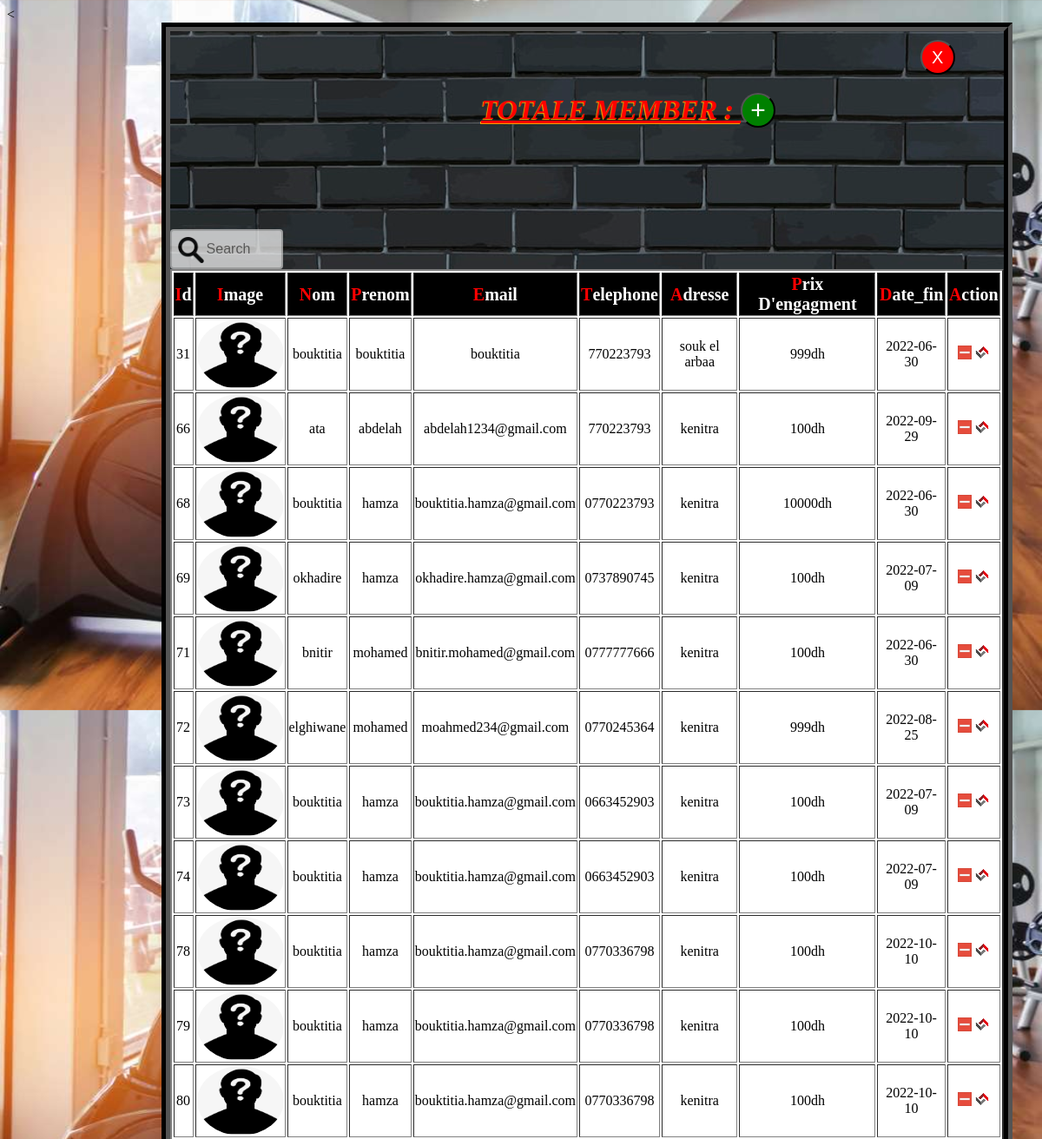
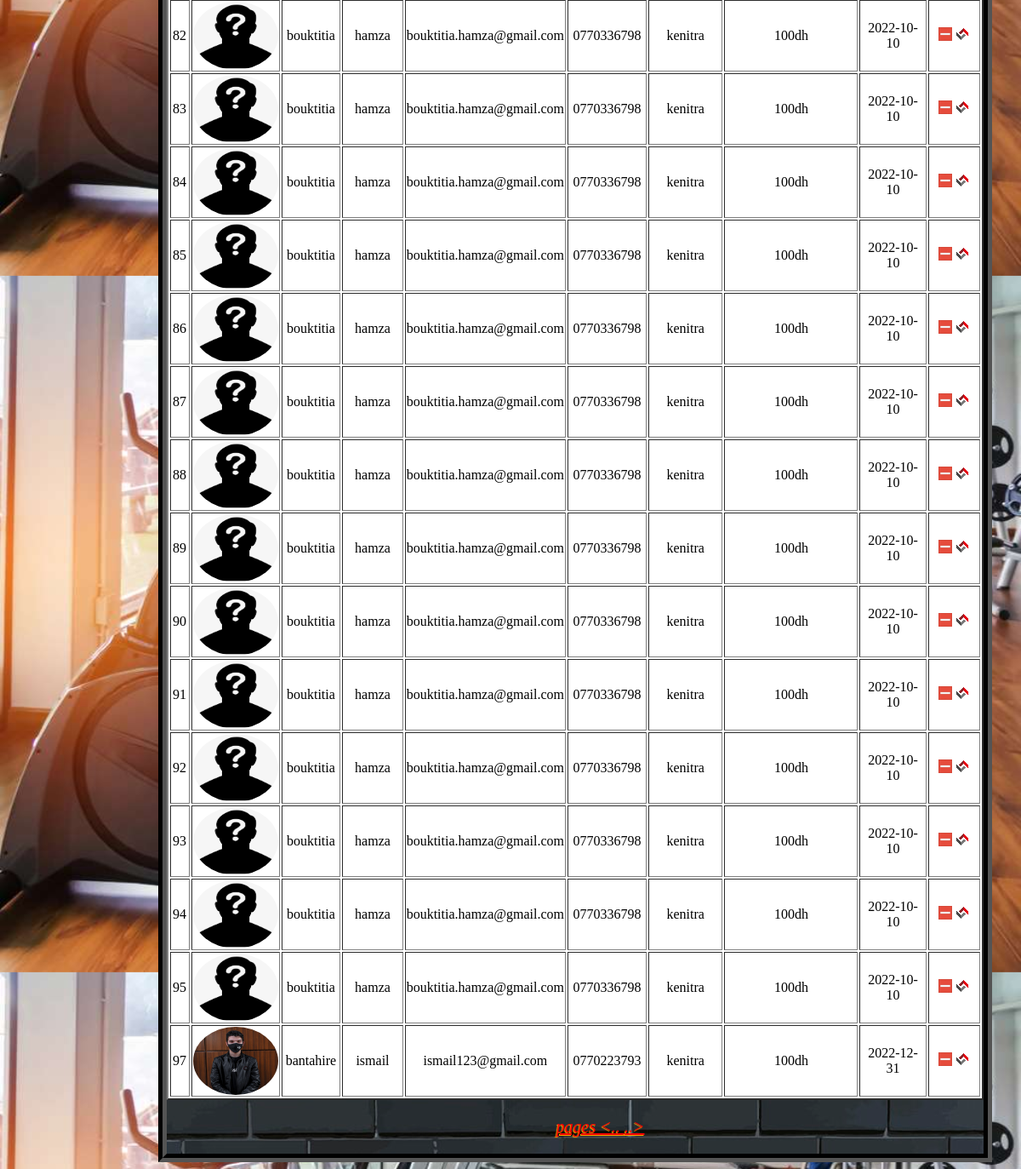
/Monprojet/searchinfo.php, run on the app's committed database (2 pictures, top to bottom).
### tables this page shows
CREATE TABLE `personne` (
  `id_personne` int(11) NOT NULL,
  `nom` varchar(40) NOT NULL,
  `prenom` varchar(40) NOT NULL,
  `adresse` varchar(50) NOT NULL,
  `email` varchar(50) NOT NULL,
  `telephone` varchar(11) NOT NULL,
  `date_fin` date NOT NULL,
  `prix` varchar(20) NOT NULL,
  `img_m` varchar(50) NOT NULL,
  `date_insc` date NOT NULL DEFAULT current_timestamp(),
  `now` date DEFAULT NULL
);

### Monprojet/searchinfo.php (the view, shortened to what this page needs)
<<?php
$servername="localhost";
$username="root";
$password="";
$con=mysqli_connect($servername, $username, $password);
mysqli_select_db($con,"gss");
        $sql="SELECT * FROM personne ";
    $query=mysqli_query($con,$sql);
 ?>
<!DOCTYPE html>
<html>
<head>
</head>
 <body>
        <div class="carr">
            <a  style="    " href="admin_html.php"><button class="ferm">X</button></a>
            <div class="entet">
             <h1 class="sall"  ">TOTALE MEMBER : <a  style="    " href="ajoutermv2.php"><button class="add_p">+</button></a>
             </h1>
            </div>
            <input class="search" type="search" name="search" placeholder="Search..">
          <table border="2">
        <tr>
          <th>id</th>
          <th>image</th>
          <th>nom</th>
          <th>prenom</th>
          <th>email</th>
           <th>telephone</th>
          <th>adresse</th>
          <th>prix d'engagment</th>
          <th>date_fin</th>
          <th>Action</th>
         </tr>
   <?php while($data=mysqli_fetch_array($query)){?>
				<tr>
				<td><label><?php echo $data['id_personne'];?></label></td>
        <td><img class="prod" src="img_m/<?php echo $data['img_m'];?>"></td>
					<td><label><?php echo $data['nom'];?></label></td>
					<td><label><?php echo $data['prenom'];?></label></td>
               <td><label><?php echo $data['email'];?></label></td>
               <td><label><?php echo $data['telephone'];?></label></td>
               <td><label><?php echo $data['adresse'];?></label></td>
                 <td><label><?php echo $data['prix'];?></label></td>
					<td><label><?php echo $data['date_fin'];?></label></td>
					<td>
					<label><a onclick="return confirm('Etes vous sur de vouloir supprimer cette ligne?')" href="totalm.php?delete=<?php echo $data['id_personne']; ?>"><img src="minus.png"></a>
					<label><a href="ajoutermv2.php?editt=<?php echo $data['id_personne']; ?>"><img src="favicon.png"></a>
					</label>
					</td>
				</tr>
    			<?php } ?>
    </table>
    <p class="pages">pages <..
            ..>
          </p>
        </div>
    </body>
</html>

### Monprojet/searchinfo.php (style rules this page uses)
body { background-size: 100%; background-image: url(img/sallsp1.jpg); }
.carr { border: 10px groove black ; width:60em ; height:100% auto; margin-left:15%; background-image:url(img/sport.jpg); background-size:100%; }
.search { transition: width 0.4s ease-in-out; }
.search { width: 130px; box-sizing: border-box; border: 2px solid #ccc; border-radius: 4px; font-size: 16px; background-color: white; background-image: url('img/magnifying-glass.png'); background-size:30px; background-position: 7px 7px; background-repeat: no-repeat; padding: 12px 20px 12px 40px; transition: width 0.4s ease-in-out; opacity: 0.7; }
.entet { width:100%; height:20% ; background-size: 100%; }
.sall { text-decoration:underline; text-align:center; color: red; text-shadow:-1px 1px 1px orange; margin-left:0%; margin-left:3em; font-style: oblique; }
table { margin-left:0px; background-color:white; width:100%; }
th:first-letter { color:red; font-family: verdana; }
th { font-size:20px; text-transform: capitalize; }
.ferm { background-color: red; color:white; font-size:20px; width:40px; height: 40px; margin-left:90%; margin-top:10px ; border-radius: 50%; }
th { background-color: black; color:white; }
.prod { width: 100px; height:80px; border-radius:50%; background-position:center; }
.add_p { background-color:green; color:white; font-size:30px; width:40px; height: 40px; border-radius: 50%; }
td { text-align: center; }
.pages { text-align: center; text-decoration:underline; text-align:center; color: red; text-shadow:-1px 1px 1px orange; margin-left:0%; margin-left:3em; font-style: oblique; font-size: 20px; }

### data on the page
personne: id_personne "31", img_m (picture), nom "bouktitia", prenom "bouktitia", email "bouktitia", telephone "770223793", adresse "souk el arbaa", prix "999dh", date_fin "2022-06-30"
personne: id_personne "66", img_m (picture), nom "ata", prenom "abdelah", email "abdelah1234@gmail.com", telephone "770223793", adresse "kenitra", prix "100dh", date_fin "2022-09-29"
personne: id_personne "68", img_m (picture), nom "bouktitia", prenom "hamza", email "bouktitia.hamza@gmail.com", telephone "0770223793", adresse "kenitra", prix "10000dh", date_fin "2022-06-30"
personne: id_personne "69", img_m (picture), nom "okhadire", prenom "hamza", email "okhadire.hamza@gmail.com", telephone "0737890745", adresse "kenitra", prix "100dh", date_fin "2022-07-09"
personne: id_personne "71", img_m (picture), nom "bnitir", prenom "mohamed", email "bnitir.mohamed@gmail.com", telephone "0777777666", adresse "kenitra", prix "100dh", date_fin "2022-06-30"
personne: id_personne "72", img_m (picture), nom "elghiwane", prenom "mohamed", email "moahmed234@gmail.com", telephone "0770245364", adresse "kenitra", prix "999dh", date_fin "2022-08-25"
personne: id_personne "73", img_m (picture), nom "bouktitia", prenom "hamza", email "bouktitia.hamza@gmail.com", telephone "0663452903", adresse "kenitra", prix "100dh", date_fin "2022-07-09"
personne: id_personne "74", img_m (picture), nom "bouktitia", prenom "hamza", email "bouktitia.hamza@gmail.com", telephone "0663452903", adresse "kenitra", prix "100dh", date_fin "2022-07-09"
personne: id_personne "78", img_m (picture), nom "bouktitia", prenom "hamza", email "bouktitia.hamza@gmail.com", telephone "0770336798", adresse "kenitra", prix "100dh", date_fin "2022-10-10"
personne: id_personne "79", img_m (picture), nom "bouktitia", prenom "hamza", email "bouktitia.hamza@gmail.com", telephone "0770336798", adresse "kenitra", prix "100dh", date_fin "2022-10-10"
personne: id_personne "80", img_m (picture), nom "bouktitia", prenom "hamza", email "bouktitia.hamza@gmail.com", telephone "0770336798", adresse "kenitra", prix "100dh", date_fin "2022-10-10"
personne: id_personne "82", img_m (picture), nom "bouktitia", prenom "hamza", email "bouktitia.hamza@gmail.com", telephone "0770336798", adresse "kenitra", prix "100dh", date_fin "2022-10-10"
personne: id_personne "83", img_m (picture), nom "bouktitia", prenom "hamza", email "bouktitia.hamza@gmail.com", telephone "0770336798", adresse "kenitra", prix "100dh", date_fin "2022-10-10"
personne: id_personne "84", img_m (picture), nom "bouktitia", prenom "hamza", email "bouktitia.hamza@gmail.com", telephone "0770336798", adresse "kenitra", prix "100dh", date_fin "2022-10-10"
personne: id_personne "85", img_m (picture), nom "bouktitia", prenom "hamza", email "bouktitia.hamza@gmail.com", telephone "0770336798", adresse "kenitra", prix "100dh", date_fin "2022-10-10"
personne: id_personne "86", img_m (picture), nom "bouktitia", prenom "hamza", email "bouktitia.hamza@gmail.com", telephone "0770336798", adresse "kenitra", prix "100dh", date_fin "2022-10-10"
personne: id_personne "87", img_m (picture), nom "bouktitia", prenom "hamza", email "bouktitia.hamza@gmail.com", telephone "0770336798", adresse "kenitra", prix "100dh", date_fin "2022-10-10"
personne: id_personne "88", img_m (picture), nom "bouktitia", prenom "hamza", email "bouktitia.hamza@gmail.com", telephone "0770336798", adresse "kenitra", prix "100dh", date_fin "2022-10-10"
personne: id_personne "89", img_m (picture), nom "bouktitia", prenom "hamza", email "bouktitia.hamza@gmail.com", telephone "0770336798", adresse "kenitra", prix "100dh", date_fin "2022-10-10"
personne: id_personne "90", img_m (picture), nom "bouktitia", prenom "hamza", email "bouktitia.hamza@gmail.com", telephone "0770336798", adresse "kenitra", prix "100dh", date_fin "2022-10-10"
personne: id_personne "91", img_m (picture), nom "bouktitia", prenom "hamza", email "bouktitia.hamza@gmail.com", telephone "0770336798", adresse "kenitra", prix "100dh", date_fin "2022-10-10"
personne: id_personne "92", img_m (picture), nom "bouktitia", prenom "hamza", email "bouktitia.hamza@gmail.com", telephone "0770336798", adresse "kenitra", prix "100dh", date_fin "2022-10-10"
personne: id_personne "93", img_m (picture), nom "bouktitia", prenom "hamza", email "bouktitia.hamza@gmail.com", telephone "0770336798", adresse "kenitra", prix "100dh", date_fin "2022-10-10"
personne: id_personne "94", img_m (picture), nom "bouktitia", prenom "hamza", email "bouktitia.hamza@gmail.com", telephone "0770336798", adresse "kenitra", prix "100dh", date_fin "2022-10-10"
personne: id_personne "95", img_m (picture), nom "bouktitia", prenom "hamza", email "bouktitia.hamza@gmail.com", telephone "0770336798", adresse "kenitra", prix "100dh", date_fin "2022-10-10"
personne: id_personne "97", img_m (picture), nom "bantahire", prenom "ismail", email "ismail123@gmail.com", telephone "0770223793", adresse "kenitra", prix "100dh", date_fin "2022-12-31"
